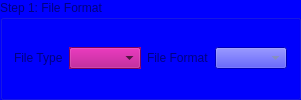
           <widget class="QGroupBox" name="groupBox">
            <property name="palette">
             <palette>
              <active>
               <colorrole role="WindowText">
                <brush brushstyle="SolidPattern">
                 <color alpha="255">
                  <red>0</red>
                  <green>0</green>
                  <blue>127</blue>
                 </color>
                </brush>
               </colorrole>
               <colorrole role="Button">
                <brush brushstyle="SolidPattern">
                 <color alpha="255">
                  <red>0</red>
                  <green>0</green>
                  <blue>255</blue>
                 </color>
                </brush>
               </colorrole>
               <colorrole role="Light">
                <brush brushstyle="SolidPattern">
                 <color alpha="255">
                  <red>127</red>
                  <green>127</green>
                  <blue>255</blue>
                 </color>
                </brush>
               </colorrole>
               <colorrole role="Midlight">
                <brush brushstyle="SolidPattern">
                 <color alpha="255">
                  <red>63</red>
                  <green>63</green>
                  <blue>255</blue>
                 </color>
                </brush>
               </colorrole>
               <colorrole role="Dark">
                <brush brushstyle="SolidPattern">
                 <color alpha="255">
                  <red>0</red>
                  <green>0</green>
                  <blue>127</blue>
                 </color>
                </brush>
               </colorrole>
               <colorrole role="Mid">
                <brush brushstyle="SolidPattern">
                 <color alpha="255">
                  <red>0</red>
                  <green>0</green>
                  <blue>170</blue>
                 </color>
                </brush>
               </colorrole>
               <colorrole role="Text">
                <brush brushstyle="SolidPattern">
                 <color alpha="255">
                  <red>0</red>
                  <green>0</green>
                  <blue>127</blue>
                 </color>
                </brush>
               </colorrole>
               <colorrole role="BrightText">
                <brush brushstyle="SolidPattern">
                 <color alpha="255">
                  <red>255</red>
                  <green>255</green>
                  <blue>255</blue>
                 </color>
                </brush>
               </colorrole>
               <colorrole role="ButtonText">
                <brush brushstyle="SolidPattern">
                 <color alpha="255">
                  <red>0</red>
                  <green>0</green>
                  <blue>127</blue>
                 </color>
                </brush>
               </colorrole>
               <colorrole role="Base">
                <brush brushstyle="SolidPattern">
                 <color alpha="255">
                  <red>255</red>
                  <green>255</green>
                  <blue>255</blue>
                 </color>
                </brush>
               </colorrole>
               <colorrole role="Window">
                <brush brushstyle="SolidPattern">
                 <color alpha="255">
                  <red>0</red>
                  <green>0</green>
                  <blue>255</blue>
                 </color>
                </brush>
               </colorrole>
               <colorrole role="Shadow">
                <brush brushstyle="SolidPattern">
                 <color alpha="255">
                  <red>0</red>
                  <green>0</green>
                  <blue>0</blue>
                 </color>
                </brush>
               </colorrole>
               <colorrole role="AlternateBase">
                <brush brushstyle="SolidPattern">
                 <color alpha="255">
                  <red>127</red>
                  <green>127</green>
                  <blue>255</blue>
                 </color>
                </brush>
               </colorrole>
               <colorrole role="ToolTipBase">
                <brush brushstyle="SolidPattern">
                 <color alpha="255">
                  <red>255</red>
                  <green>255</green>
                  <blue>220</blue>
                 </color>
                </brush>
               </colorrole>
               <colorrole role="ToolTipText">
                <brush brushstyle="SolidPattern">
                 <color alpha="255">
                  <red>0</red>
                  <green>0</green>
                  <blue>0</blue>
                 </color>
                </brush>
               </colorrole>
              </active>
              <inactive>
               <colorrole role="WindowText">
                <brush brushstyle="SolidPattern">
                 <color alpha="255">
                  <red>0</red>
                  <green>0</green>
                  <blue>127</blue>
                 </color>
                </brush>
               </colorrole>
               <colorrole role="Button">
                <brush brushstyle="SolidPattern">
                 <color alpha="255">
                  <red>0</red>
                  <green>0</green>
                  <blue>255</blue>
                 </color>
                </brush>
               </colorrole>
               <colorrole role="Light">
                <brush brushstyle="SolidPattern">
                 <color alpha="255">
                  <red>127</red>
                  <green>127</green>
                  <blue>255</blue>
                 </color>
                </brush>
               </colorrole>
               <colorrole role="Midlight">
                <brush brushstyle="SolidPattern">
                 <color alpha="255">
                  <red>63</red>
                  <green>63</green>
                  <blue>255</blue>
                 </color>
                </brush>
               </colorrole>
               <colorrole role="Dark">
                <brush brushstyle="SolidPattern">
                 <color alpha="255">
                  <red>0</red>
                  <green>0</green>
                  <blue>127</blue>
                 </color>
                </brush>
               </colorrole>
               <colorrole role="Mid">
                <brush brushstyle="SolidPattern">
                 <color alpha="255">
                  <red>0</red>
                  <green>0</green>
                  <blue>170</blue>
                 </color>
                </brush>
               </colorrole>
               <colorrole role="Text">
                <brush brushstyle="SolidPattern">
                 <color alpha="255">
                  <red>176</red>
                  <green>176</green>
                  <blue>176</blue>
                 </color>
                </brush>
               </colorrole>
               <colorrole role="BrightText">
                <brush brushstyle="SolidPattern">
                 <color alpha="255">
                  <red>255</red>
                  <green>255</green>
                  <blue>255</blue>
                 </color>
                </brush>
               </colorrole>
               <colorrole role="ButtonText">
                <brush brushstyle="SolidPattern">
                 <color alpha="255">
                  <red>135</red>
                  <green>150</green>
                  <blue>154</blue>
                 </color>
                </brush>
               </colorrole>
               <colorrole role="Base">
                <brush brushstyle="SolidPattern">
                 <color alpha="255">
                  <red>255</red>
                  <green>255</green>
                  <blue>255</blue>
                 </color>
                </brush>
               </colorrole>
               <colorrole role="Window">
                <brush brushstyle="SolidPattern">
                 <color alpha="255">
                  <red>0</red>
                  <green>0</green>
                  <blue>255</blue>
                 </color>
                </brush>
               </colorrole>
               <colorrole role="Shadow">
                <brush brushstyle="SolidPattern">
                 <color alpha="255">
                  <red>0</red>
                  <green>0</green>
                  <blue>0</blue>
                 </color>
                </brush>
               </colorrole>
               <colorrole role="AlternateBase">
                <brush brushstyle="SolidPattern">
                 <color alpha="255">
                  <red>127</red>
                  <green>127</green>
                  <blue>255</blue>
                 </color>
                </brush>
               </colorrole>
               <colorrole role="ToolTipBase">
                <brush brushstyle="SolidPattern">
                 <color alpha="255">
                  <red>255</red>
                  <green>255</green>
                  <blue>220</blue>
                 </color>
                </brush>
               </colorrole>
               <colorrole role="ToolTipText">
                <brush brushstyle="SolidPattern">
                 <color alpha="255">
                  <red>0</red>
                  <green>0</green>
                  <blue>0</blue>
                 </color>
                </brush>
               </colorrole>
              </inactive>
              <disabled>
               <colorrole role="WindowText">
                <brush brushstyle="SolidPattern">
                 <color alpha="255">
                  <red>141</red>
                  <green>141</green>
                  <blue>106</blue>
                 </color>
                </brush>
               </colorrole>
               <colorrole role="Button">
                <brush brushstyle="SolidPattern">
                 <color alpha="255">
                  <red>190</red>
                  <green>190</green>
                  <blue>190</blue>
                 </color>
                </brush>
               </colorrole>
               <colorrole role="Light">
                <brush brushstyle="SolidPattern">
                 <color alpha="255">
                  <red>127</red>
                  <green>127</green>
                  <blue>255</blue>
                 </color>
                </brush>
               </colorrole>
               <colorrole role="Midlight">
                <brush brushstyle="SolidPattern">
                 <color alpha="255">
                  <red>63</red>
                  <green>63</green>
                  <blue>255</blue>
                 </color>
                </brush>
               </colorrole>
               <colorrole role="Dark">
                <brush brushstyle="SolidPattern">
                 <color alpha="255">
                  <red>0</red>
                  <green>0</green>
                  <blue>127</blue>
                 </color>
                </brush>
               </colorrole>
               <colorrole role="Mid">
                <brush brushstyle="SolidPattern">
                 <color alpha="255">
                  <red>0</red>
                  <green>0</green>
                  <blue>170</blue>
                 </color>
                </brush>
               </colorrole>
               <colorrole role="Text">
                <brush brushstyle="SolidPattern">
                 <color alpha="255">
                  <red>181</red>
                  <green>181</green>
                  <blue>181</blue>
                 </color>
                </brush>
               </colorrole>
               <colorrole role="BrightText">
                <brush brushstyle="SolidPattern">
                 <color alpha="255">
                  <red>255</red>
                  <green>255</green>
                  <blue>255</blue>
                 </color>
                </brush>
               </colorrole>
               <colorrole role="ButtonText">
                <brush brushstyle="SolidPattern">
                 <color alpha="255">
                  <red>172</red>
                  <green>183</green>
                  <blue>186</blue>
                 </color>
                </brush>
               </colorrole>
               <colorrole role="Base">
                <brush brushstyle="SolidPattern">
                 <color alpha="255">
                  <red>0</red>
                  <green>0</green>
                  <blue>255</blue>
                 </color>
                </brush>
               </colorrole>
               <colorrole role="Window">
                <brush brushstyle="SolidPattern">
                 <color alpha="255">
                  <red>0</red>
                  <green>0</green>
                  <blue>255</blue>
                 </color>
                </brush>
               </colorrole>
               <colorrole role="Shadow">
                <brush brushstyle="SolidPattern">
                 <color alpha="255">
                  <red>0</red>
                  <green>0</green>
                  <blue>0</blue>
                 </color>
                </brush>
               </colorrole>
               <colorrole role="AlternateBase">
                <brush brushstyle="SolidPattern">
                 <color alpha="255">
                  <red>0</red>
                  <green>0</green>
                  <blue>255</blue>
                 </color>
                </brush>
               </colorrole>
               <colorrole role="ToolTipBase">
                <brush brushstyle="SolidPattern">
                 <color alpha="255">
                  <red>255</red>
                  <green>255</green>
                  <blue>220</blue>
                 </color>
                </brush>
               </colorrole>
               <colorrole role="ToolTipText">
                <brush brushstyle="SolidPattern">
                 <color alpha="255">
                  <red>0</red>
                  <green>0</green>
                  <blue>0</blue>
                 </color>
                </brush>
               </colorrole>
              </disabled>
             </palette>
            </property>
            <property name="focusPolicy">
             <enum>Qt::TabFocus</enum>
            </property>
            <property name="title">
             <string>Step 1: File Format</string>
            </property>
            <layout class="QVBoxLayout" name="verticalLayout">
             <item>
              <layout class="QHBoxLayout" name="horizontalLayout">
               <item>
                <widget class="QLabel" name="label_2">
                 <property name="text">
                  <string>File Type</string>
                 </property>
                 <property name="buddy">
                  <cstring>comboBox</cstring>
                 </property>
                </widget>
               </item>
               <item>
                <widget class="QComboBox" name="comboBox">
                 <property name="palette">
                  <palette>
                   <active>
                    <colorrole role="WindowText">
                     <brush brushstyle="SolidPattern">
                      <color alpha="255">
                       <red>0</red>
                       <green>0</green>
                       <blue>0</blue>
                      </color>
                     </brush>
                    </colorrole>
                    <colorrole role="Button">
                     <brush brushstyle="SolidPattern">
                      <color alpha="255">
                       <red>170</red>
                       <green>0</green>
                       <blue>127</blue>
                      </color>
                     </brush>
                    </colorrole>
                    <colorrole role="Light">
                     <brush brushstyle="SolidPattern">
                      <color alpha="255">
                       <red>255</red>
                       <green>0</green>
                       <blue>191</blue>
                      </color>
                     </brush>
                    </colorrole>
                    <colorrole role="Midlight">
                     <brush brushstyle="SolidPattern">
                      <color alpha="255">
                       <red>212</red>
                       <green>0</green>
                       <blue>159</blue>
                      </color>
                     </brush>
                    </colorrole>
                    <colorrole role="Dark">
                     <brush brushstyle="SolidPattern">
                      <color alpha="255">
                       <red>85</red>
                       <green>0</green>
                       <blue>63</blue>
                      </color>
                     </brush>
                    </colorrole>
                    <colorrole role="Mid">
                     <brush brushstyle="SolidPattern">
                      <color alpha="255">
                       <red>113</red>
                       <green>0</green>
                       <blue>84</blue>
                      </color>
                     </brush>
                    </colorrole>
                    <colorrole role="Text">
                     <brush brushstyle="SolidPattern">
                      <color alpha="255">
                       <red>0</red>
                       <green>0</green>
                       <blue>0</blue>
                      </color>
                     </brush>
                    </colorrole>
                    <colorrole role="BrightText">
                     <brush brushstyle="SolidPattern">
                      <color alpha="255">
                       <red>255</red>
                       <green>255</green>
                       <blue>255</blue>
                      </color>
                     </brush>
                    </colorrole>
                    <colorrole role="ButtonText">
                     <brush brushstyle="SolidPattern">
                      <color alpha="255">
                       <red>0</red>
                       <green>0</green>
                       <blue>0</blue>
                      </color>
                     </brush>
                    </colorrole>
                    <colorrole role="Base">
                     <brush brushstyle="SolidPattern">
                      <color alpha="255">
                       <red>255</red>
                       <green>255</green>
                       <blue>255</blue>
                      </color>
                     </brush>
                    </colorrole>
                    <colorrole role="Window">
                     <brush brushstyle="SolidPattern">
                      <color alpha="255">
                       <red>170</red>
                       <green>0</green>
                       <blue>127</blue>
                      </color>
                     </brush>
                    </colorrole>
                    <colorrole role="Shadow">
                     <brush brushstyle="SolidPattern">
                      <color alpha="255">
                       <red>0</red>
                       <green>0</green>
                       <blue>0</blue>
                      </color>
                     </brush>
                    </colorrole>
                    <colorrole role="AlternateBase">
                     <brush brushstyle="SolidPattern">
                      <color alpha="255">
                       <red>212</red>
                       <green>127</green>
                       <blue>191</blue>
                      </color>
                     </brush>
                    </colorrole>
                    <colorrole role="ToolTipBase">
                     <brush brushstyle="SolidPattern">
                      <color alpha="255">
                       <red>255</red>
                       <green>255</green>
                       <blue>220</blue>
                      </color>
                     </brush>
                    </colorrole>
                    <colorrole role="ToolTipText">
                     <brush brushstyle="SolidPattern">
                      <color alpha="255">
                       <red>0</red>
                       <green>0</green>
                       <blue>0</blue>
                      </color>
                     </brush>
                    </colorrole>
                   </active>
                   <inactive>
                    <colorrole role="WindowText">
                     <brush brushstyle="SolidPattern">
                      <color alpha="255">
                       <red>0</red>
                       <green>0</green>
                       <blue>0</blue>
                      </color>
                     </brush>
                    </colorrole>
                    <colorrole role="Button">
                     <brush brushstyle="SolidPattern">
                      <color alpha="255">
                       <red>170</red>
                       <green>0</green>
                       <blue>127</blue>
                      </color>
                     </brush>
                    </colorrole>
                    <colorrole role="Light">
                     <brush brushstyle="SolidPattern">
                      <color alpha="255">
                       <red>255</red>
                       <green>0</green>
                       <blue>191</blue>
                      </color>
                     </brush>
                    </colorrole>
                    <colorrole role="Midlight">
                     <brush brushstyle="SolidPattern">
                      <color alpha="255">
                       <red>212</red>
                       <green>0</green>
                       <blue>159</blue>
                      </color>
                     </brush>
                    </colorrole>
                    <colorrole role="Dark">
                     <brush brushstyle="SolidPattern">
                      <color alpha="255">
                       <red>85</red>
                       <green>0</green>
                       <blue>63</blue>
                      </color>
                     </brush>
                    </colorrole>
                    <colorrole role="Mid">
                     <brush brushstyle="SolidPattern">
                      <color alpha="255">
                       <red>113</red>
                       <green>0</green>
                       <blue>84</blue>
                      </color>
                     </brush>
                    </colorrole>
                    <colorrole role="Text">
                     <brush brushstyle="SolidPattern">
                      <color alpha="255">
                       <red>0</red>
                       <green>0</green>
                       <blue>0</blue>
                      </color>
                     </brush>
                    </colorrole>
                    <colorrole role="BrightText">
                     <brush brushstyle="SolidPattern">
                      <color alpha="255">
                       <red>255</red>
                       <green>255</green>
                       <blue>255</blue>
                      </color>
                     </brush>
                    </colorrole>
                    <colorrole role="ButtonText">
                     <brush brushstyle="SolidPattern">
                      <color alpha="255">
                       <red>0</red>
                       <green>0</green>
                       <blue>0</blue>
                      </color>
                     </brush>
                    </colorrole>
                    <colorrole role="Base">
                     <brush brushstyle="SolidPattern">
                      <color alpha="255">
                       <red>255</red>
                       <green>255</green>
                       <blue>255</blue>
                      </color>
                     </brush>
                    </colorrole>
                    <colorrole role="Window">
                     <brush brushstyle="SolidPattern">
                      <color alpha="255">
                       <red>170</red>
                       <green>0</green>
                       <blue>127</blue>
                      </color>
                     </brush>
                    </colorrole>
                    <colorrole role="Shadow">
                     <brush brushstyle="SolidPattern">
                      <color alpha="255">
                       <red>0</red>
                       <green>0</green>
                       <blue>0</blue>
                      </color>
                     </brush>
                    </colorrole>
                    <colorrole role="AlternateBase">
                     <brush brushstyle="SolidPattern">
                      <color alpha="255">
                       <red>212</red>
                       <green>127</green>
                       <blue>191</blue>
                      </color>
                     </brush>
                    </colorrole>
                    <colorrole role="ToolTipBase">
                     <brush brushstyle="SolidPattern">
                      <color alpha="255">
                       <red>255</red>
                       <green>255</green>
                       <blue>220</blue>
                      </color>
                     </brush>
                    </colorrole>
                    <colorrole role="ToolTipText">
                     <brush brushstyle="SolidPattern">
                      <color alpha="255">
                       <red>0</red>
                       <green>0</green>
                       <blue>0</blue>
                      </color>
                     </brush>
                    </colorrole>
                   </inactive>
                   <disabled>
                    <colorrole role="WindowText">
                     <brush brushstyle="SolidPattern">
                      <color alpha="255">
                       <red>85</red>
                       <green>0</green>
                       <blue>63</blue>
                      </color>
                     </brush>
                    </colorrole>
                    <colorrole role="Button">
                     <brush brushstyle="SolidPattern">
                      <color alpha="255">
                       <red>170</red>
                       <green>0</green>
                       <blue>127</blue>
                      </color>
                     </brush>
                    </colorrole>
                    <colorrole role="Light">
                     <brush brushstyle="SolidPattern">
                      <color alpha="255">
                       <red>255</red>
                       <green>0</green>
                       <blue>191</blue>
                      </color>
                     </brush>
                    </colorrole>
                    <colorrole role="Midlight">
                     <brush brushstyle="SolidPattern">
                      <color alpha="255">
                       <red>212</red>
                       <green>0</green>
                       <blue>159</blue>
                      </color>
                     </brush>
                    </colorrole>
                    <colorrole role="Dark">
                     <brush brushstyle="SolidPattern">
                      <color alpha="255">
                       <red>85</red>
                       <green>0</green>
                       <blue>63</blue>
                      </color>
                     </brush>
                    </colorrole>
                    <colorrole role="Mid">
                     <brush brushstyle="SolidPattern">
                      <color alpha="255">
                       <red>113</red>
                       <green>0</green>
                       <blue>84</blue>
                      </color>
                     </brush>
                    </colorrole>
                    <colorrole role="Text">
                     <brush brushstyle="SolidPattern">
                      <color alpha="255">
                       <red>85</red>
                       <green>0</green>
                       <blue>63</blue>
                      </color>
                     </brush>
                    </colorrole>
                    <colorrole role="BrightText">
                     <brush brushstyle="SolidPattern">
                      <color alpha="255">
                       <red>255</red>
                       <green>255</green>
                       <blue>255</blue>
                      </color>
                     </brush>
                    </colorrole>
                    <colorrole role="ButtonText">
                     <brush brushstyle="SolidPattern">
                      <color alpha="255">
                       <red>85</red>
                       <green>0</green>
                       <blue>63</blue>
                      </color>
                     </brush>
                    </colorrole>
                    <colorrole role="Base">
                     <brush brushstyle="SolidPattern">
                      <color alpha="255">
                       <red>170</red>
                       <green>0</green>
                       <blue>127</blue>
                      </color>
                     </brush>
                    </colorrole>
                    <colorrole role="Window">
                     <brush brushstyle="SolidPattern">
                      <color alpha="255">
                       <red>170</red>
                       <green>0</green>
                       <blue>127</blue>
                      </color>
                     </brush>
                    </colorrole>
                    <colorrole role="Shadow">
                     <brush brushstyle="SolidPattern">
                      <color alpha="255">
                       <red>0</red>
                       <green>0</green>
                       <blue>0</blue>
                      </color>
                     </brush>
                    </colorrole>
                    <colorrole role="AlternateBase">
                     <brush brushstyle="SolidPattern">
                      <color alpha="255">
                       <red>170</red>
                       <green>0</green>
                       <blue>127</blue>
                      </color>
                     </brush>
                    </colorrole>
                    <colorrole role="ToolTipBase">
                     <brush brushstyle="SolidPattern">
                      <color alpha="255">
                       <red>255</red>
                       <green>255</green>
                       <blue>220</blue>
                      </color>
                     </brush>
                    </colorrole>
                    <colorrole role="ToolTipText">
                     <brush brushstyle="SolidPattern">
                      <color alpha="255">
                       <red>0</red>
                       <green>0</green>
                       <blue>0</blue>
                      </color>
                     </brush>
                    </colorrole>
                   </disabled>
                  </palette>
                 </property>
                 <property name="acceptDrops">
                  <bool>true</bool>
                 </property>
                 <property name="autoFillBackground">
                  <bool>true</bool>
                 </property>
                 <property name="editable">
                  <bool>false</bool>
                 </property>
                </widget>
               </item>
               <item alignment="Qt::AlignHCenter">
                <widget class="QLabel" name="label_3">
                 <property name="text">
                  <string>File Format</string>
                 </property>
                </widget>
               </item>
               <item>
                <widget class="QComboBox" name="comboBox_2"/>
               </item>
              </layout>
             </item>
            </layout>
           </widget>
